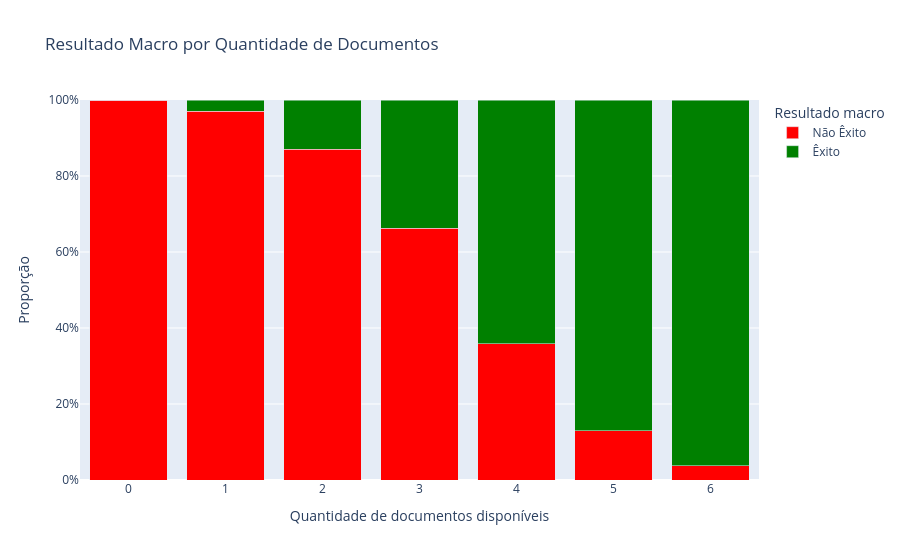

Here is the notebook cell this chart was saved with:
### Code cell
fig = px.bar(
    macro_documentos_plot,
    x="qtd_documentos",
    y="Proporção",
    color="Resultado macro",
    barmode="stack",
    color_discrete_map={
        "Êxito": "green",
        "Não Êxito": "red"
    },
    title="Resultado Macro por Quantidade de Documentos"
)

fig.update_yaxes(
    tickformat=".0%",
    range=[0, 1]
)

fig.update_xaxes(
    title="Quantidade de documentos disponíveis"
)

fig.show()

### Figure 1 — Plotly figure (JSON) as saved in the notebook; plotly's stock layout.template omitted (floating-point values rounded to 4 significant figures)
{"data": [{"hovertemplate": "Resultado macro=Não Êxito<br>qtd_documentos=%{x}<br>Proporção=%{y}<extra></extra>", "legendgroup": "Não Êxito", "marker": {"color": "red", "pattern": {"shape": ""}}, "name": "Não Êxito", "orientation": "v", "showlegend": true, "textposition": "auto", "type": "bar", "x": [0, 1, 2, 3, 4, 5, 6], "xaxis": "x", "y": [1.0, 0.9705, 0.8708, 0.662, 0.3588, 0.1295, 0.03785], "yaxis": "y"}, {"hovertemplate": "Resultado macro=Êxito<br>qtd_documentos=%{x}<br>Proporção=%{y}<extra></extra>", "legendgroup": "Êxito", "marker": {"color": "green", "pattern": {"shape": ""}}, "name": "Êxito", "orientation": "v", "showlegend": true, "textposition": "auto", "type": "bar", "x": [0, 1, 2, 3, 4, 5, 6], "xaxis": "x", "y": [0.0, 0.02953, 0.1292, 0.338, 0.6412, 0.8705, 0.9622], "yaxis": "y"}], "layout": {"barmode": "stack", "legend": {"title": {"text": "Resultado macro"}, "tracegroupgap": 0}, "title": {"text": "Resultado Macro por Quantidade de Documentos"}, "xaxis": {"anchor": "y", "domain": [0, 1], "title": {"text": "Quantidade de documentos disponíveis"}}, "yaxis": {"anchor": "x", "domain": [0, 1], "range": [0, 1], "tickformat": ".0%", "title": {"text": "Proporção"}}}}
